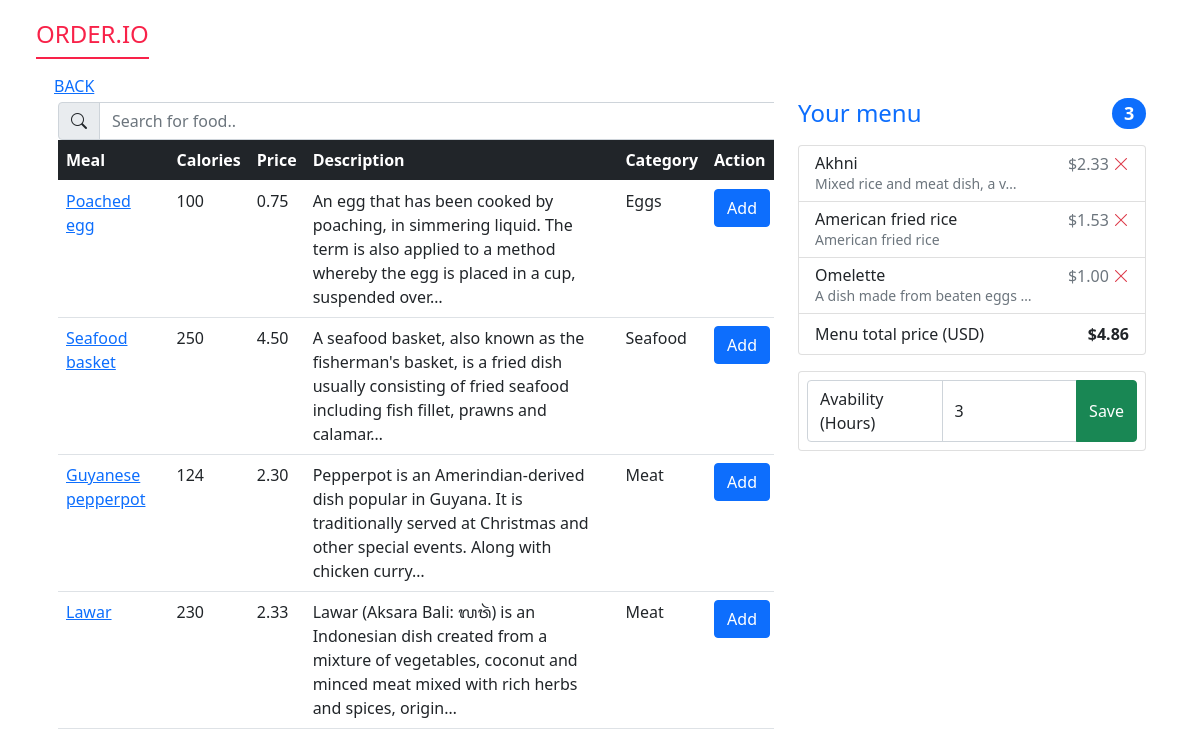
/menu/update_menu/42 (signed in), run on an earlier commit of the app's database.
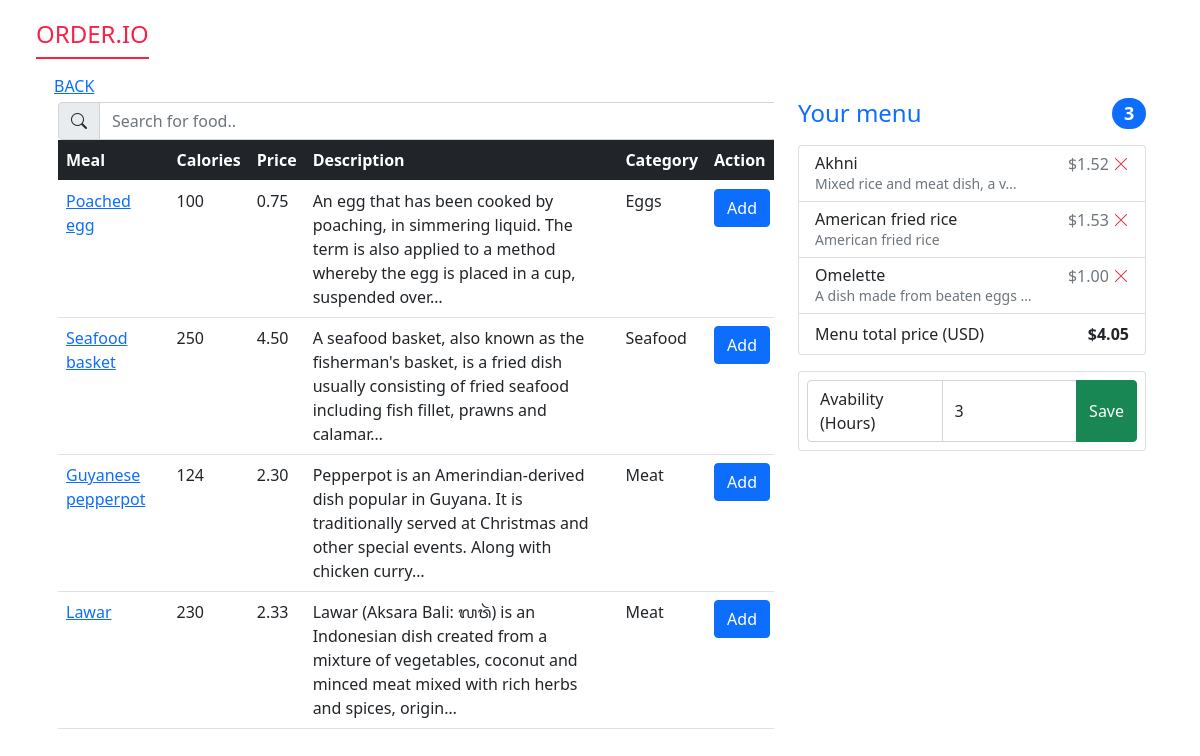
And on a later commit of the database.
### meal/models.py (models this page shows, shortened)
class Meal(models.Model):
    category =models.ForeignKey(Category,on_delete=models.CASCADE,null=True)
    name = models.CharField(max_length=100,blank=True)
    price = models.DecimalField(max_digits=6,decimal_places=2,default=0)
    description = models.TextField(blank=True,null=True)
    calories = models.IntegerField(default=0)
    created_at = models.DateTimeField(auto_now_add=True)
    meal_img = models.ImageField(null=True,default="meal-default.png",upload_to=img_path)
    def get_absolute_url(self):
        return reverse("meal:view_meal", kwargs={"pk": self.pk})

### main/decorators.py (the view)
        def wrapper(request,*args,**kwargs):
            group = request.user.role.name
            if group in allowed_roles:
                return view_func(request,*args,**kwargs)
            else:
                return HttpResponse(f"You are not authorised to view this page!")

### main/context_processors.py (called while the page is built)
def bag(request):
    return {"bag":Custom_Session(request)}

### main/session_handle.py (called while the page is built)
    def __len__(self):
        return len(self.ss.items())

### menu/models.py (called while the page is built)
    def get_menu_total_price(self):
        total = 0
        for meal in self.meals.all():
            total+=meal.price
        return total

### menu/views.py (called while the page is built)
@login_required(login_url="login")
@allowed_users(allowed_roles=['manager'])
def update_menu(request,pk):
    meals = Meal.objects.all()
    menu = get_object_or_404(Menu,pk=pk)
    menu_meals = menu.meals.all()
    item_count = menu.meals.all().count()
    item_price_total = menu.get_menu_total_price()
    if request.method == 'POST':
        avability = request.POST.get("avability")
        menu.avability = avability
        menu.save()
        messages.success(request,"Menu has been saved!")
        return redirect("menu:weekly_menu")
    context = {"menu":menu,"menu_meals":menu_meals,"meals":meals,"item_count":item_count,"item_price_total":item_price_total,}
    return render(request,"menu/update_menu.html",context)

### templates/menu/update_menu.html (shortened to what this page needs)
{% extends "../base.html" %}
{% load static %}
{% block content %}
<div class="container">
  <a href="{% url 'menu:weekly_menu' %}">BACK</a>
  <div class="row">
    <div class="col-lg-8">
      <div class="table-responsive">
      <div class="input-group m-1 d-flex justify-content-end">
        <span class="input-group-text" id="addon-wrapping"><i class="bi bi-search"></i></span>
        <input type="text" id="search" onkeyup="filterTable()" placeholder="Search for food.." class="form-control">
        <table class="table table-white table-hover" id="meal-table">
          <thead>
            <tr class="bg-dark text-white">
              <th>Meal</th>
              <th>Calories</th>
              <th>Price</th>
              <th>Description</th>
              <th>Category</th>
              <th>Action</th>
            </tr>
          </thead>
          <tbody id="meal-table-body">
            {% for meal in meals %}
            {% if meal not in menu_meals %}
            <tr>
              <td><a href="{{meal.get_absolute_url}}">{{meal.name}}</a></td>
              <td>{{meal.calories}} </td>
              <td>{{meal.price}} </td>
              <td>{{meal.description|truncatechars:150}}</td>
              <td>{{meal.category.name}}</td>
              <td>
                {% if bag|length < 7 %}
                <a class="btn btn-primary" href="{% url 'menu:add_to_menu' meal.pk menu.pk %}">Add</a>
                {% else %}
                <button class="btn btn-primary disabled" >Add</button>
                {% endif %}
              </td>
            </tr>
            {% endif %}
            {% endfor %}
          </tbody>
        </table>
      </div>
      </div>
    </div>
    <div  class="col-md-6 col-lg-4 col-sm-12 order-md-last">
      <div id="menu-items">
      <h4 class="d-flex justify-content-between align-items-center mb-3">
        <span class="text-primary">Your menu</span>
        <span class="badge bg-primary rounded-pill">{{item_count}}</span>
      </h4>
      <ul class="list-group mb-3">
        {% for meal in menu_meals %}
        <li class="list-group-item d-flex justify-content-between lh-sm">
          <div>
            <h6 class="my-0">{{meal.name}}</h6>
            <small class="text-muted">{{meal.description|truncatechars:30}}</small>
          </div>
          <span class="text-muted">${{meal.price}}
            <a href="{% url 'menu:remove_from_menu' meal.pk menu.pk %}">
            <i class="bi bi-x-lg text-danger"></i>
            </a>
          </button></span>
        </li>
        {% endfor %}
        <li class="list-group-item d-flex justify-content-between">
          <span>Menu total price (USD)</span>
          <strong>${{item_price_total}}</strong>
        </li>
      </ul>
      <form class="card p-2" action="" method="post" >
        <div class="input-group">
          <label for="avability" class="form-control">Avability (Hours)</label>
          <input type="number" class="form-control" placeholder="Avability" name="avability" value="{{menu.avability}}">
          <button type="submit" class="btn btn-success">Save</button>
        </div>
      </form>
    </div>
    </div>
  </div>
</div>
{% endblock content %}

What changed in the data, as far as the page shows it:
changed Meal "Akhni": price "2.33" → "1.52"
Also different on the page:
{{ item_price_total }}: "4.86" → "4.05"
